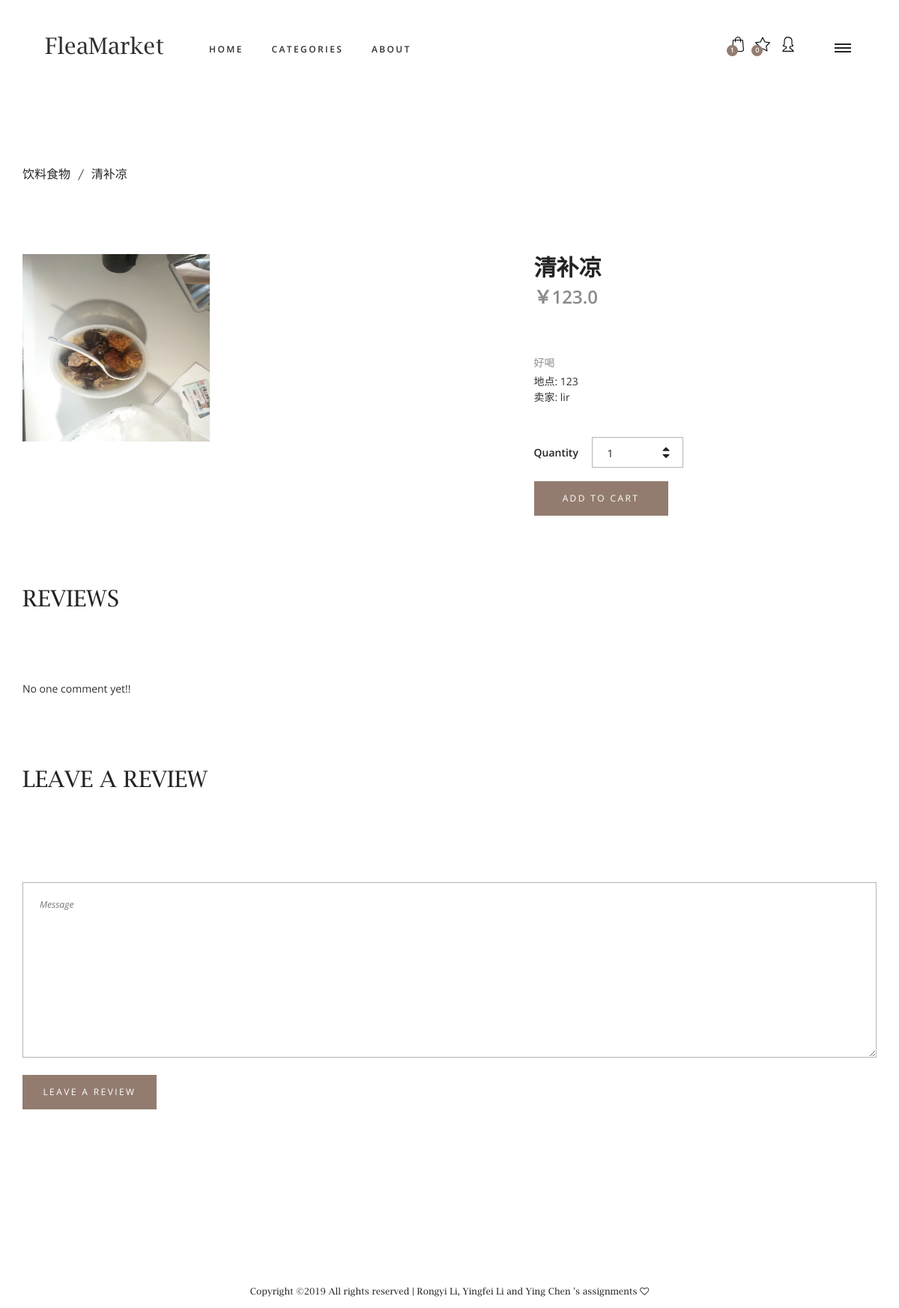
The page /goods/29 (signed in) on the database its author committed.
### goods/models.py (models this page shows, shortened)
class Goods(models.Model):
    name = models.CharField(max_length=128)
    description = models.CharField(max_length=512, blank=True)
    trade_location = models.CharField(max_length=32)
    price = models.FloatField(default=0)
    quantity = models.PositiveIntegerField(default=1)
    category = models.ForeignKey(Category, on_delete=models.CASCADE)
    picture = models.ImageField(upload_to='goods', blank=True, null=True)
    seller = models.ForeignKey(UserProfile, blank=True, null=True, on_delete=models.CASCADE)
    contact = models.CharField(max_length=20,null=True)
    publish_time = models.DateField(auto_now_add=True, null=True, blank=True)

class Category(models.Model):
    name = models.CharField(max_length=32, unique=True)
    def __str__(self):
        return self.name

### user/models.py (models this page shows, shortened)
class UserProfile(models.Model):
    user = models.OneToOneField(User, on_delete=models.CASCADE)
    nickname = models.CharField(max_length=20, default='靓仔')
    gender = (
        ('male', '男'),
        ('female', '女'),
    )
    height = models.PositiveIntegerField(default="30", blank=True, null=True, editable=False)
    width = models.PositiveIntegerField(default="30", blank=True, null=True, editable=False)
    avatar = models.ImageField(upload_to='profile', height_field='height', width_field='width')
    contact = models.CharField(max_length=20,null=True)
    def __str__(self):
        return self.user.username

class User(AbstractUser):
    height = models.PositiveIntegerField(default="30", blank=True, null=True, editable=False)
    width = models.PositiveIntegerField(default="30", blank=True, null=True, editable=False)
    image = models.ImageField(upload_to='profile', height_field='height', width_field='width', blank=True)

### goods/views.py (the view)
# urls.py: url(r'^goods/(?P<goods_id>[\w\-]+)', views.goods_page, name='goods'),
@login_required
def goods_page(request, goods_id):
    user = request.user
    user_profile = UserProfile.objects.get(user=user)
    comment_form = CommentForm()
    goods = Goods.objects.get(pk=goods_id)
    comment_list = Comment.objects.filter(goods=goods).order_by('comment_time').reverse()
    context_dic = {'goods': goods, 'comments': comment_list, 'form': comment_form, 'user_profile': user_profile}
    return render(request, 'goods.html', context_dic)

### goods/forms.py
class CommentForm(forms.ModelForm):
    content = forms.CharField(max_length=128,
                              widget=forms.Textarea(
                                  attrs={'id': 'comment_input', 'class': 'review_form_text', 'placeholder': "Message"}))
    class Meta:
        model = Comment
        fields = ('content',)

### templates/goods.html (shortened to what this page needs)
{% extends 'base.html' %}
{% block content %}
<link rel="stylesheet" type="text/css" href="../static/styles/bootstrap4/bootstrap.min.css">
<link href="../static/plugins/font-awesome-4.7.0/css/font-awesome.min.css" rel="stylesheet" type="text/css">
<link rel="stylesheet" type="text/css" href="../static/styles/product.css">
<link rel="stylesheet" type="text/css" href="../static/styles/product_responsive.css">
	<div class="product">
		<div class="container">
			<div class="row">
				<div class="col">
					<div class="current_page">
						<ul>
							<li><a href="categories.html">{{ goods.category }}</a></li>
							<li><a href="categories.html">{{ goods.name }}</a></li>
						</ul>
					</div>
				</div>
			</div>
			<div class="row product_row">
				<div class="col-lg-7">
					<div class="product_image">
                        {% if  goods.picture %}
                        <div class="product_image_large"><img src="{{ goods.picture.url }}" alt={{ goods.name }} height="250px" width="250px"></div>
                        {% endif %}
					</div>
				</div>
				<div class="col-lg-5">
					<div class="product_content">
						<div class="product_name">{{ goods.name }}</div>
						<div class="product_price">￥{{ goods.price }}</div>
						<div class="product_text">
                            {% if goods.description %}
							<p>{{ goods.description }}</p>
                            {% else %}
                            <p>卖家没什么描述</p>
                            {% endif %}
						</div>
                        <div class="value">
                            地点: <span class="value-name">{{ goods.trade_location }}</span>
                        </div>
                        <div class="value">
                            卖家: <span class="value-name">{{ goods.seller }}</span>
                        </div>
                       <form action="{% url 'add_cart' goods.pk %}" method="post">
						<div class="product_quantity_container">
							<span>Quantity</span>
							<div class="product_quantity clearfix">
								<input id="quantity_input" name='quantity_input' type="text" pattern="[1-9][0-9]*" value="1">
								<div class="quantity_buttons">
									<div id="quantity_inc_button" class="quantity_inc quantity_control"><i class="fa fa-caret-up" aria-hidden="true"></i></div>
									<div id="quantity_dec_button" class="quantity_dec quantity_control"><i class="fa fa-caret-down" aria-hidden="true"></i></div>
								</div>
							</div>
						</div>
                        {% if goods.seller.id == user_profile.id %}
                            <button type="submit" class="review_form_button" disabled="true">add to cart</button>
                        {% else %}
                           <button type="submit" class="review_form_button">add to cart</button>
                         {% endif %}
                     </form>
					</div>
				</div>
			</div>
			<div class="row">
				<div class="col">
					<div class="reviews">
						<div class="reviews_title">reviews</div>
						<div class="reviews_container">
							<ul>
                                {% if comments %}
                                 {% for comment in comments %}
								<li class=" review clearfix">
                                {% if comment.user.avatar %}
									<div class="review_image"><img src="{{ comment.user.avatar.url }}" alt=""></div>
                                {% endif %}
									<div class="review_content">
										<div class="review_name"><a href="#">{{ comment.user.nickname }}</a></div>
										<div class="review_date">{{ comment.comment_time }}</div>
										<div class="rating rating_4 review_rating" data-rating={{ comment.rate}}>
											<i class="fa fa-star"></i>
											<i class="fa fa-star"></i>
											<i class="fa fa-star"></i>
											<i class="fa fa-star"></i>
											<i class="fa fa-star"></i>
										</div>
										<div class="review_text">
											<p>{{ comment.content }}</p>
										</div>
									</div>
								</li>
                                {% endfor %}
                            {% else %}
                                No one comment yet!!
                            {% endif %}
							</ul>
						</div>
					</div>
				</div>
			</div>
			<div class="row">
				<div class="col">
					<div class="review_form_container">
						<div class="review_form_title">leave a review</div>
						<div class="review_form_content">
							<form action="{% url 'add_comment' goods.pk %}" method="post" id="review_form" class="review_form">
                                {{ form.content }}
								<button type="submit" class="review_form_button">leave a review</button>
							</form>
						</div>
					</div>
				</div>
			</div>
		</div>
	</div>
{% endblock %}

### static/styles/main_styles.css (style rules this page uses)
* { margin: 0; padding: 0; -webkit-font-smoothing: antialiased; -webkit-text-shadow: rgba(0,0,0,.01) 0 0 1px; text-shadow: rgba(0,0,0,.01) 0 0 1px; }
body { font-family: 'Open Sans', sans-serif; font-size: 14px; font-weight: 400; background: #FFFFFF; color: #2f2f2f; }
div { display: block; position: relative; -webkit-box-sizing: border-box; -moz-box-sizing: border-box; box-sizing: border-box; }
ul { list-style: none; margin-bottom: 0px; }
p { font-family: 'Open Sans', sans-serif; font-size: 14px; line-height: 2; font-weight: 400; color: #929191; -webkit-font-smoothing: antialiased; -webkit-text-shadow: rgba(0,0,0,.01) 0 0 1px; text-shadow: rgba(0,0,0,.01) 0 0 1px; }
a, a:hover, a:visited, a:active, a:link { text-decoration: none; -webkit-font-smoothing: antialiased; -webkit-text-shadow: rgba(0,0,0,.01) 0 0 1px; text-shadow: rgba(0,0,0,.01) 0 0 1px; }
.clearfix::before, .clearfix::after { content: ""; display: table; }
.clearfix::after { clear: both; }
.clearfix { zoom: 1; }
.product_image { width: 100%; }
.product_image img { max-width: 100%; }
.product_content { margin-top: 7px; }
.product_price { font-size: 24px; font-weight: 600; color: #8a8a8a; margin-top: 0px; }

### rows shown on the page
Goods: category "饮料食物", name "清补凉", picture (picture), price "123.0", description "好喝", trade_location "123", seller "lir"
